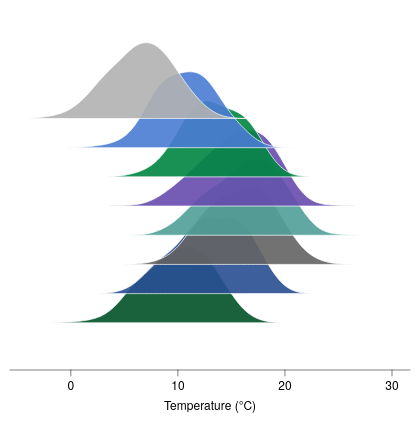

Vega-Lite specification for this chart:
### Vega-Lite specification from a JSON file in a GitHub repository (floating-point values rounded to 4 significant figures; data arrays with more than 128 entries replaced by an {"elided": "..."} marker saying what was removed)
{"background": null, "config": {"arc": {"fill": "#DBDBDB", "fillOpacity": 1.0, "innerRadius": 45.0, "padAngle": 0.03, "stroke": "black", "strokeOpacity": 1, "strokeWidth": 0.25}, "area": {"fill": "#DBDBDB", "fillOpacity": 1.0, "stroke": "black", "strokeOpacity": 1, "strokeWidth": 0.25}, "axis": {"domain": true, "domainCap": "round", "domainColor": "black", "domainWidth": 0.25, "grid": false, "gridCap": "round", "gridColor": "#F1F1F1", "gridDash": [0, 0], "gridOpacity": 1.0, "gridWidth": 0.25, "labelColor": "black", "labelFont": "Helvetica Neue, HelveticaNeue, Helvetica, Arial, sans-serif", "labelFontSize": 6, "labelFontStyle": "normal", "labelFontWeight": 400, "offset": 0, "ticks": true, "tickCap": "round", "tickColor": "black", "tickRound": false, "tickSize": 3, "tickWidth": 0.25, "titleColor": "black", "titleFont": "Helvetica Neue, HelveticaNeue, Helvetica, Arial, sans-serif", "titleFontSize": 6, "titleFontStyle": "normal", "titleFontWeight": 400}, "axisX": {"domain": true, "labelAlign": "center", "labelAngle": 0, "labels": true, "ticks": true, "translate": 0}, "axisY": {"domain": true, "labelAlign": "right", "labelAngle": 0, "labels": true, "ticks": true, "translate": 0}, "axisRight": {"domain": true, "labelAlign": "left", "labelAngle": 0, "labels": true, "ticks": true, "translate": 0}, "axisTop": {"domain": true, "labelAlign": "center", "labelAngle": 0, "labels": true, "ticks": true, "translate": 0}, "axisBand": {"tickOffset": 0}, "bar": {"fill": "#DBDBDB", "fillOpacity": 1.0, "stroke": "black", "strokeOpacity": 1, "strokeWidth": 0.25}, "boxplot": {"size": 16.2, "ticks": {"cornerRadius": 0.25, "fill": "black", "opacity": 1, "size": 8.1, "thickness": 0.25}, "box": {"fillOpacity": 1.0, "stroke": "black", "strokeOpacity": 1, "strokeWidth": 0.25}, "median": {"cornerRadius": 0, "fill": "black", "fillOpacity": 1.0, "opacity": 1, "size": 16.2, "thickness": 0.25}, "rule": {"fill": "black", "fillOpacity": 1.0, "size": 18.0, "stroke": "black", "strokeDash": [0, 0], "strokeOpacity": 1, "strokeWidth": 0.25}, "outliers": {"color": "black", "fill": "black", "fillOpacity": 1.0, "size": 0, "stroke": "black", "strokeOpacity": 1, "strokeWidth": 0.25}}, "circle": {"fill": "black", "fillOpacity": 1.0, "size": 2.25, "stroke": null, "strokeOpacity": 1, "strokeWidth": 0.25}, "errorband": {"band": {"fillOpacity": 0.6, "stroke": null, "strokeWidth": 0.25, "strokeOpacity": 1}, "borders": {"opacity": 0, "strokeOpacity": 1, "strokeWidth": 0.25}}, "errorbar": {"opacity": 1, "rule": {"strokeDash": [0, 0], "strokeWidth": 0.25}, "ticks": {"color": "black", "cornerRadius": 0.125, "opacity": 1, "size": 10.8, "thickness": 0.25}, "thickness": 0.25}, "font": "Helvetica Neue, HelveticaNeue, Helvetica, Arial, sans-serif", "geoshape": {"fill": "#DBDBDB", "fillOpacity": 1.0, "stroke": "black", "strokeOpacity": 1, "strokeWidth": 0.25}, "header": {"labelColor": "black", "labelFont": "Helvetica Neue, HelveticaNeue, Helvetica, Arial, sans-serif", "labelFontSize": 6, "labelFontStyle": "normal", "labelFontWeight": 400, "titleColor": "black", "titleFont": "Helvetica Neue, HelveticaNeue, Helvetica, Arial, sans-serif", "titleFontSize": 6, "titleFontStyle": "normal", "titleFontWeight": 400, "titlePadding": 0}, "legend": {"disable": false, "offset": 4.5, "titlePadding": 4, "labelOffset": 2, "gradientLabelOffset": 2, "columnPadding": 4, "rowPadding": 2, "gradientLength": 90.0, "gradientThickness": 9.0, "gradientOpacity": 1.0, "gradientStrokeColor": "black", "gradientStrokeWidth": 0.25, "labelColor": "black", "labelFont": "Helvetica Neue, HelveticaNeue, Helvetica, Arial, sans-serif", "labelFontSize": 6, "labelFontStyle": "normal", "labelFontWeight": 400, "strokeColor": "black", "strokeWidth": 0, "symbolSize": 36, "symbolStrokeColor": "black", "symbolStrokeWidth": 0.25, "titleColor": "black", "titleFont": "Helvetica Neue, HelveticaNeue, Helvetica, Arial, sans-serif", "titleFontSize": 6, "titleFontStyle": "normal", "titleFontWeight": 400}, "line": {"color": "black", "stroke": "black", "strokeCap": "butt", "strokeDash": [0, 0], "strokeOpacity": 1, "strokeWidth": 0.5}, "point": {"filled": true, "fill": "#DBDBDB", "fillOpacity": 1.0, "size": 9.0, "stroke": "black", "strokeOpacity": 1, "strokeWidth": 0.25}, "range": {"category": ["#B2B2B2", "#4A7CD3", "#008542", "#664CAF", "#509F98", "#636363", "#284F93", "#005226", "#382864", "#285753"], "diverging": {"scheme": ["#443E60", "#5F597E", "#7C759B", "#9994B6", "#B7B4CC", "#D6D5DC", "#F6F6F6", "#D1DAD9", "#A4C2BF", "#7AA9A4", "#578E89", "#37736E", "#1B5954"]}, "heatmap": {"scheme": ["#440154", "#472270", "#433E82", "#38598C", "#2C728E", "#238A8D", "#24A086", "#39B578", "#5DC862", "#96D646", "#CAE02D", "#FDE724"]}, "ordinal": {"scheme": ["#F1F1F1", "#DBDBDB", "#C6C6C6", "#B2B2B2", "#9D9D9D", "#898989", "#767676", "#636363", "#515151", "#404040", "#2F2F2F", "#1F1F1F"]}, "ramp": {"scheme": ["#440154", "#472270", "#433E82", "#38598C", "#2C728E", "#238A8D", "#24A086", "#39B578", "#5DC862", "#96D646", "#CAE02D", "#FDE724"]}}, "rule": {"color": "black", "stroke": "black", "strokeCap": "round", "strokeDash": [2, 2], "strokeOpacity": 1, "strokeWidth": 0.25}, "scale": {"barBandPaddingInner": 0.1, "rectBandPaddingInner": 0, "tickBandPaddingInner": 0.1, "bandPaddingOuter": 0.1, "bandWithNestedOffsetPaddingInner": 0.2, "bandWithNestedOffsetPaddingOuter": 0.2, "offsetBandPaddingInner": 0, "offsetBandPaddingOuter": 0, "continuousPadding": 9.0, "round": false}, "rect": {"fill": "#DBDBDB", "fillOpacity": 1.0, "stroke": "black", "strokeOpacity": 1, "strokeWidth": 0.25}, "square": {"fill": "#DBDBDB", "fillOpacity": 1.0, "size": 18.0, "stroke": "black", "strokeOpacity": 1, "strokeWidth": 0.25}, "text": {"color": "black", "font": "Helvetica Neue, HelveticaNeue, Helvetica, Arial, sans-serif", "fontSize": 6, "fontStyle": "normal", "fontWeight": 400}, "tick": {"color": "black", "cornerRadius": 0.125, "opacity": 1.0, "size": 16.2, "thickness": 0.25}, "title": {"anchor": "middle", "frame": "group", "color": "black", "font": "Helvetica Neue, HelveticaNeue, Helvetica, Arial, sans-serif", "fontSize": 6, "fontStyle": "normal", "fontWeight": 400, "subtitleColor": "black", "subtitleFont": "Helvetica Neue, HelveticaNeue, Helvetica, Arial, sans-serif", "subtitleFontSize": 6, "subtitleFontStyle": "normal", "subtitleFontWeight": 400}, "trail": {"color": "black", "opacity": 1, "size": 0.5}, "view": {"continuousWidth": 200, "continuousHeight": 180, "discreteWidth": 200, "discreteHeight": 180, "fill": null, "stroke": null, "strokeWidth": 0.25}}, "layer": [{"data": {"name": "data-6db767bdc4b5f75d9195909c66819f1d"}, "mark": {"type": "area", "interpolate": "monotone", "opacity": 0.9, "stroke": "white", "strokeWidth": 0.4}, "encoding": {"color": {"field": "month", "legend": null, "sort": ["Jan", "Feb", "Mar", "Apr", "May", "Jun", "Jul", "Aug"], "type": "nominal"}, "x": {"field": "temp", "title": "Temperature (°C)", "type": "quantitative", "scale": {"nice": false}}, "y": {"axis": null, "field": "top", "scale": {"domain": [-8, 3.1], "nice": false}, "type": "quantitative"}, "y2": {"field": "base"}}}, {"data": {"name": "data-986f80a79813d33c28aef8929794bbb5"}, "mark": {"type": "area", "interpolate": "monotone", "opacity": 0.9, "stroke": "white", "strokeWidth": 0.4}, "encoding": {"color": {"field": "month", "legend": null, "sort": ["Jan", "Feb", "Mar", "Apr", "May", "Jun", "Jul", "Aug"], "type": "nominal"}, "x": {"field": "temp", "title": "Temperature (°C)", "type": "quantitative", "scale": {"nice": false}}, "y": {"axis": null, "field": "top", "scale": {"domain": [-8, 3.1], "nice": false}, "type": "quantitative"}, "y2": {"field": "base"}}}, {"data": {"name": "data-93db51145ac26849250869f25c7cb853"}, "mark": {"type": "area", "interpolate": "monotone", "opacity": 0.9, "stroke": "white", "strokeWidth": 0.4}, "encoding": {"color": {"field": "month", "legend": null, "sort": ["Jan", "Feb", "Mar", "Apr", "May", "Jun", "Jul", "Aug"], "type": "nominal"}, "x": {"field": "temp", "title": "Temperature (°C)", "type": "quantitative", "scale": {"nice": false}}, "y": {"axis": null, "field": "top", "scale": {"domain": [-8, 3.1], "nice": false}, "type": "quantitative"}, "y2": {"field": "base"}}}, {"data": {"name": "data-735969c7ef1a6bcc98c1cbd3e34db817"}, "mark": {"type": "area", "interpolate": "monotone", "opacity": 0.9, "stroke": "white", "strokeWidth": 0.4}, "encoding": {"color": {"field": "month", "legend": null, "sort": ["Jan", "Feb", "Mar", "Apr", "May", "Jun", "Jul", "Aug"], "type": "nominal"}, "x": {"field": "temp", "title": "Temperature (°C)", "type": "quantitative", "scale": {"nice": false}}, "y": {"axis": null, "field": "top", "scale": {"domain": [-8, 3.1], "nice": false}, "type": "quantitative"}, "y2": {"field": "base"}}}, {"data": {"name": "data-adf3bcc3fbc87d434eb250b2690d8df6"}, "mark": {"type": "area", "interpolate": "monotone", "opacity": 0.9, "stroke": "white", "strokeWidth": 0.4}, "encoding": {"color": {"field": "month", "legend": null, "sort": ["Jan", "Feb", "Mar", "Apr", "May", "Jun", "Jul", "Aug"], "type": "nominal"}, "x": {"field": "temp", "title": "Temperature (°C)", "type": "quantitative", "scale": {"nice": false}}, "y": {"axis": null, "field": "top", "scale": {"domain": [-8, 3.1], "nice": false}, "type": "quantitative"}, "y2": {"field": "base"}}}, {"data": {"name": "data-bea6027bf8f347bab5d626b907d9ac1d"}, "mark": {"type": "area", "interpolate": "monotone", "opacity": 0.9, "stroke": "white", "strokeWidth": 0.4}, "encoding": {"color": {"field": "month", "legend": null, "sort": ["Jan", "Feb", "Mar", "Apr", "May", "Jun", "Jul", "Aug"], "type": "nominal"}, "x": {"field": "temp", "title": "Temperature (°C)", "type": "quantitative", "scale": {"nice": false}}, "y": {"axis": null, "field": "top", "scale": {"domain": [-8, 3.1], "nice": false}, "type": "quantitative"}, "y2": {"field": "base"}}}, {"data": {"name": "data-dc484e28f11f3e69808405af43673b76"}, "mark": {"type": "area", "interpolate": "monotone", "opacity": 0.9, "stroke": "white", "strokeWidth": 0.4}, "encoding": {"color": {"field": "month", "legend": null, "sort": ["Jan", "Feb", "Mar", "Apr", "May", "Jun", "Jul", "Aug"], "type": "nominal"}, "x": {"field": "temp", "title": "Temperature (°C)", "type": "quantitative", "scale": {"nice": false}}, "y": {"axis": null, "field": "top", "scale": {"domain": [-8, 3.1], "nice": false}, "type": "quantitative"}, "y2": {"field": "base"}}}, {"data": {"name": "data-cdb39cfc30a03a8a446c2c8078aab3aa"}, "mark": {"type": "area", "interpolate": "monotone", "opacity": 0.9, "stroke": "white", "strokeWidth": 0.4}, "encoding": {"color": {"field": "month", "legend": null, "sort": ["Jan", "Feb", "Mar", "Apr", "May", "Jun", "Jul", "Aug"], "type": "nominal"}, "x": {"field": "temp", "title": "Temperature (°C)", "type": "quantitative", "scale": {"nice": false}}, "y": {"axis": null, "field": "top", "scale": {"domain": [-8, 3.1], "nice": false}, "type": "quantitative"}, "y2": {"field": "base"}}}], "$schema": "https://vega.github.io/schema/vega-lite/v6.4.1.json", "datasets": {"data-6db767bdc4b5f75d9195909c66819f1d": {"elided": "220 records"}, "data-986f80a79813d33c28aef8929794bbb5": {"elided": "220 records"}, "data-93db51145ac26849250869f25c7cb853": {"elided": "220 records"}, "data-735969c7ef1a6bcc98c1cbd3e34db817": {"elided": "220 records"}, "data-adf3bcc3fbc87d434eb250b2690d8df6": {"elided": "220 records"}, "data-bea6027bf8f347bab5d626b907d9ac1d": {"elided": "220 records"}, "data-dc484e28f11f3e69808405af43673b76": {"elided": "220 records"}, "data-cdb39cfc30a03a8a446c2c8078aab3aa": {"elided": "220 records"}}}
